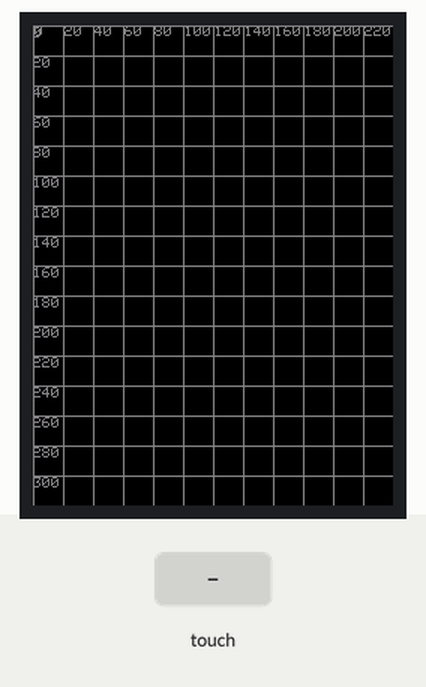
Recording of a sketch running on a simulated Arduino Uno, built with avr-gcc and run on an emulated ATmega328P. Shown: 240×320 colour display. The test bench sets the inputs (shaded band). What the sketch prints to the serial monitor is not drawn.

Above: at 1.4 s.
1.5 s: touch panel pressed at 13 % / 10 % of its raw x / y range
At 1.8 s:
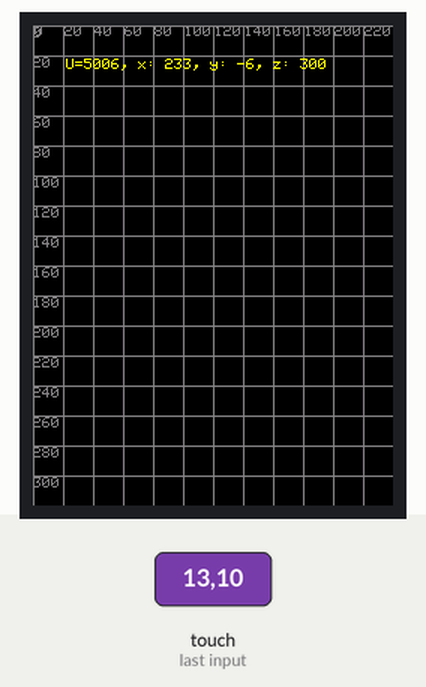
3.0 s: touch panel pressed at 38 % / 10 % of its raw x / y range
At 4.0 s:
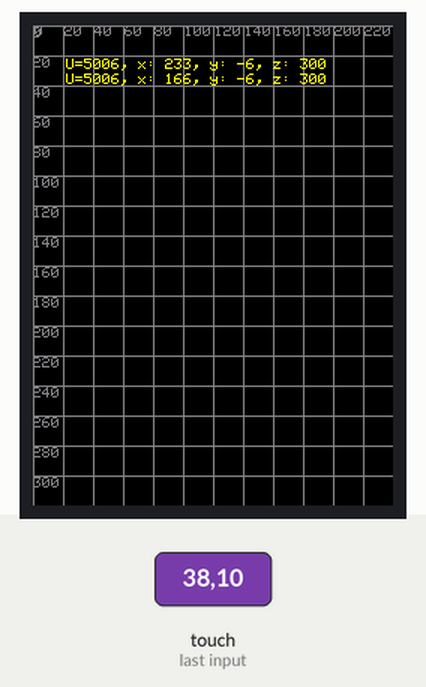
Timing chart, 0 to 6.0 s (numbered marks = the images above; inputs shaded):
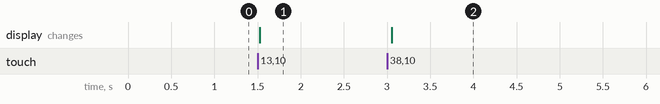

Measured:
- after the input at 1.5 s, the display: changes at once (image 1)
- after the input at 3.0 s, the display: changes after 0.06 s (image 2)

The sketch:

ARD_TFT_Calib.ino
```cpp
// https://wiki.seeedstudio.com/2.8inch_TFT_Touch_Shield_v2.0/
// https://learn.adafruit.com/adafruit-gfx-graphics-library/graphics-primitives

// #include

#include "touch_screen_calib.h"

#include <Adafruit_GFX.h>
#include <MCUFRIEND_kbv.h>
#include <TouchScreen.h>
//#include <FreeDefaultFonts.h>

#define SCREEN_COLOR 0x0000 // BLACK
#define LINE_COLOR 0x8410 // 0xFFFF // WHITE
#define TEXT_COLOR 0xFFE0 // YELLOW
#define MINPRESSURE 10
#define STEP_X 20
#define STEP_Y 20
#define VCC_USB_MIN 4600 // 4813..4834  vs 3991..4110 // https://forum.arduino.cc/t/detecting-usb-power/118167
#define DELAY_MS 50
//==============================
// globals

MCUFRIEND_kbv tft;

//https://forum.arduino.cc/t/solved-mapping-tft-touchscreen/679255
const int XP=8,XM=A2,YP=A3,YM=9; //240x320 ID=0x9341

//const int XP=9,XM=A2,YP=A3,YM=8;
// It is possible that YM, XP are on 8, 9. It is more common to be on 6, 7.
// https://forum.arduino.cc/t/lcd-touch-screen-not-updating/522907/4

const int TS_LEFT=224,TS_RT=901,TS_TOP=229,TS_BOT=900; //const int TS_LEFT=116,TS_RT=936,TS_TOP=68,TS_BOT=891;

TouchScreen ts = TouchScreen(XP, YP, XM, YM, 300);

// ~globals ====================

void setup() {
  Serial.begin(9600);

  uint16_t ID = tft.readID();
  if (ID == 0xD3D3) {
    ID = 0x9486; // write-only shield
  }
  tft.begin(ID);
  tft.setRotation(0);            //PORTRAIT

  prep_tft();

  Serial.println(); Serial.println("[tft_calib]");
  Serial.print("width: "); Serial.print(tft.width()); Serial.print("\theight: "); Serial.println(tft.height());
} // ~setup

void prep_tft() {
  tft.fillScreen(SCREEN_COLOR);
  tft.setTextColor(LINE_COLOR);
  tft.setTextSize(1);

  for (short x = 0; x < tft.width(); x += STEP_X) {
    tft.drawFastVLine(x, 0, tft.height(), LINE_COLOR);
    tft.setCursor(x + 1, 0);
    tft.print(x);
  }

  for (short y = 0; y < tft.height(); y += STEP_Y) {
    tft.drawFastHLine(0, y, tft.width(), LINE_COLOR);
    tft.setCursor(0, y + 1);
    tft.print(y);
  }

  tft.setCursor(0, 20);
  //tft.setFont(&FreeSevenSegNumFont);
  tft.setTextColor(TEXT_COLOR);
  tft.setTextSize(1);
}

void loop() {
  // put your main code here, to run repeatedly:
  static int old_x = -1000, old_y = -1000;
  //int x, y;

  TSPoint p = ts.getPoint();
  CoordXY xy;
  xy.x = ts.readTouchX();
  xy.y = ts.readTouchY();

  pinMode(YP, OUTPUT);      //restore shared pins
  pinMode(XM, OUTPUT);

  pinMode(YM, OUTPUT);      //restore shared pins
  pinMode(XP, OUTPUT);

  digitalWrite(YP, HIGH);   //because TFT control pins
  digitalWrite(XM, HIGH);

  if (abs(old_x - xy.x) > 0 || abs(old_y - xy.y) > 0) {
    old_x = xy.x;
    old_y = xy.y;
    if (p.z > MINPRESSURE) {
        //Serial.print("=touch= x: "); Serial.print(x);  Serial.print("\ty: "); Serial.print(y); Serial.println();
        //map_xy(x, y);

        long vcc = readVcc();
        bool isUSB = vcc > READVCC_USB_MIN;
        map_coords_USB_EXT(&xy, isUSB);

        if (tft.getCursorY() > tft.height() - 15) prep_tft();

        tft.setCursor(22, tft.getCursorY() + 2);
        tft.print(isUSB ? "U=" : "E="); tft.print(vcc); tft.print(", ");
        tft.print("x: "); tft.print(xy.x); tft.print(", y: "); tft.print(xy.y); tft.print(", z: "); tft.print(p.z);
        tft.println();
    }
  }
  //tft.println(readVcc());
  _delay_ms(DELAY_MS);
} //~loop

/*
// https://forum.arduino.cc/t/detecting-usb-power/118167
long readVcc1() {
  long result;
  // Read 1.1V reference against AVcc
  ADMUX = _BV(REFS0) | _BV(MUX3) | _BV(MUX2) | _BV(MUX1);
  delay(2); // Wait for Vref to settle
  ADCSRA |= _BV(ADSC); // Convert
  while (bit_is_set(ADCSRA,ADSC));
  result = ADCL;
  result |= ADCH<<8;
  result = 1126400L / result; // Back-calculate AVcc in mV
  return result;
}

#define AXN1 200L
#define AXD1 -610L
#define BX1 302L

#define AYN1 280L
#define AYD1 637L
#define BY1 -83L

#define AXN2 200L
#define AXD2 -600L
#define BX2 307L

#define AYN2 280L
#define AYD2 595L
#define BY2 -91L

void map_xy(long x, long y) {

  long x1 = BX1 + (AXN1 * x) / AXD1;
  long y1 = BY1 + (AYN1 * y) / AYD1;

  long x2 = BX2 + (AXN2 * x) / AXD2;
  long y2 = BY2 + (AYN2 * y) / AYD2;

  //Serial.print("temp1: "); Serial.print(temp1);
  Serial.print("(x1: "); Serial.print(x1); Serial.print(", y1: "); Serial.print(y1); Serial.print(")\t");
  Serial.print("(x2: "); Serial.print(x2); Serial.print(", y2: "); Serial.print(y2); Serial.print(")");
  Serial.println();

  tft.print("1:("); tft.print(x1); tft.print(", "); tft.print(y1); tft.print(") + ");
  tft.print("2:("); tft.print(x2); tft.print(", "); tft.print(y2); tft.print(") & ");
}
*/
```

touch_screen_calib.h
```cpp
/*
************************
v 0.1 2024-04-25.11.15


= Useful links:
Checking USB vs external power for Arduino
https://forum.arduino.cc/t/detecting-usb-power/118167

= Functions:
short map_coord(short x, MappingParams *mp)
  ! does NOT change mp

long readVcc()
  ! expected to return > 4500 on USB-powered Arduino Uno

************************
*/

#ifndef TOUCH_SCREEN_CALIB_H_
#define TOUCH_SCREEN_CALIB_H_ 1

#ifndef SAMPLE_CALIB
#define SAMPLE_CALIB 1
#endif

// STRUCTURES

struct MappingParams {
  long an;
  long ad;
  long b;
};

struct CoordXY {
  short x;
  short y;
};

// IMPLEMENTATION

short map_coord(short z, const MappingParams *mp) {
  long result = z;
  result = mp->b + (mp->an * result) / mp->ad;
  return (short)result;
} //~map_coord

// https://forum.arduino.cc/t/detecting-usb-power/118167
long readVcc() {
  long result;
  // Read 1.1V reference against AVcc
  ADMUX = _BV(REFS0) | _BV(MUX3) | _BV(MUX2) | _BV(MUX1);
  delay(2); // Wait for Vref to settle
  ADCSRA |= _BV(ADSC); // Convert
  while (bit_is_set(ADCSRA,ADSC));
  result = ADCL;
  result |= ADCH<<8;
  result = 1126400L / result; // Back-calculate AVcc in mV
  return result;
}

#ifdef SAMPLE_CALIB

#define READVCC_USB_MIN 4500
const MappingParams TS_MP_X_USB = { 200L, -600L, 307L };
const MappingParams TS_MP_Y_USB = { 280L, 595L, -91L };

const MappingParams TS_MP_X_EXT = { 200L, -660L, 273L };
const MappingParams TS_MP_Y_EXT = { 280L, 665L, -37L };

void map_coords_USB_EXT(CoordXY *xy, bool isUSB) {
  xy->x = map_coord(xy->x, isUSB ? &TS_MP_X_USB : &TS_MP_X_EXT);
  xy->y = map_coord(xy->y, isUSB ? &TS_MP_Y_USB : &TS_MP_Y_EXT);

  // extra correction, as y coord gets a bit bigger around left-bottom corner of the screen, up to 320+ per formulas vs 300, actual; slighly better with USB
  long yy = xy->y;
  yy = yy * abs(240L - xy->x) / 240L;
  yy = yy / (isUSB ? 15L : 13L);
  xy->y = xy->y - yy;
}

long readVccSamples(int samples = 10, int delay_ms = 0) {
  long result = 0L;
  if (samples < 2) samples = 10;
  for (int i = 0; i < samples; i++) {
    result += readVcc();
    if (delay_ms > 0) delay(delay_ms);
  }

  result = result / (long)samples;
  return result;
}

bool checkIsUSB(int samples = 10, int usb_min = READVCC_USB_MIN, int delay_ms = 0) {
  if (usb_min <= 0) usb_min = READVCC_USB_MIN;
  return (readVccSamples(samples, delay_ms) > usb_min);
}

#endif


#endif // main
```
